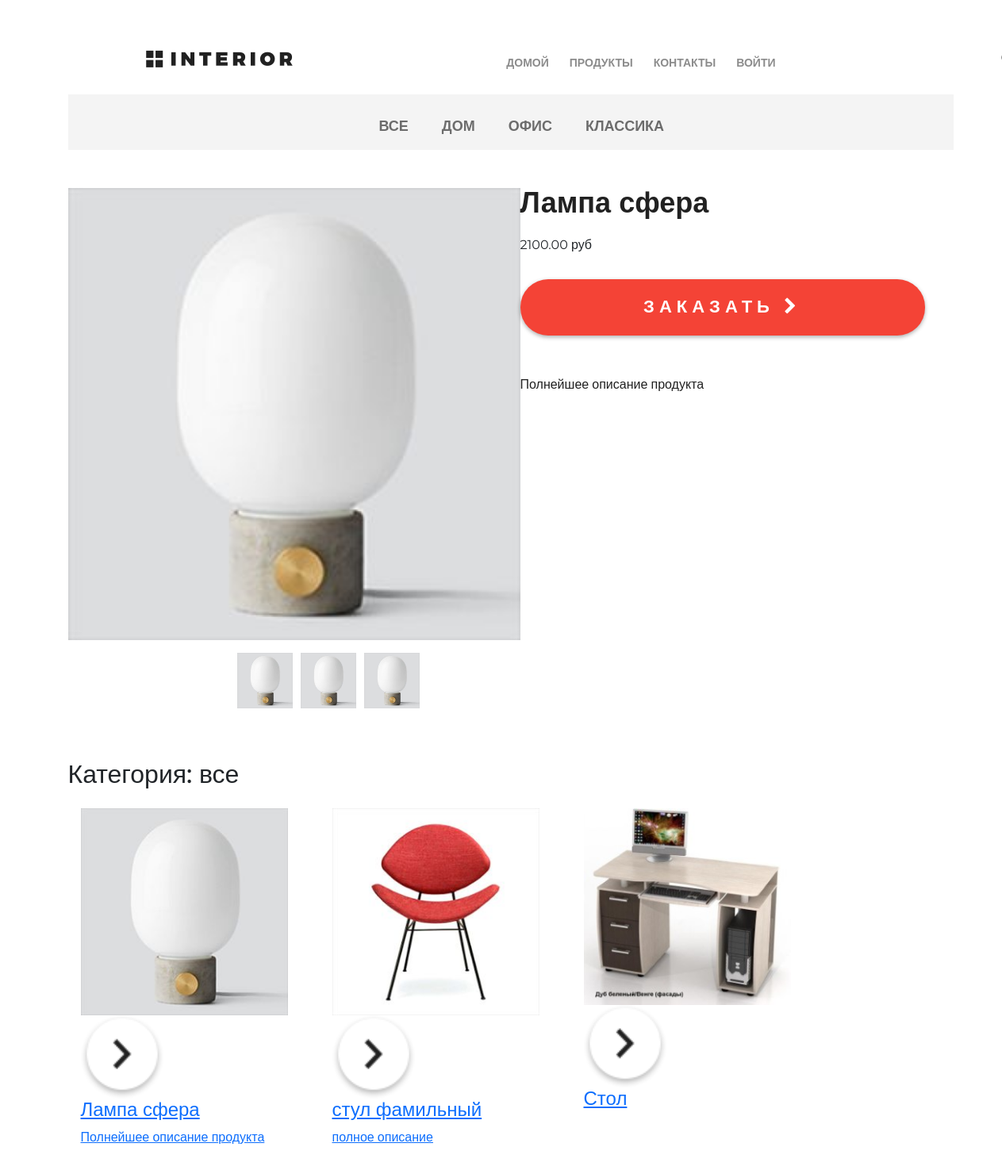
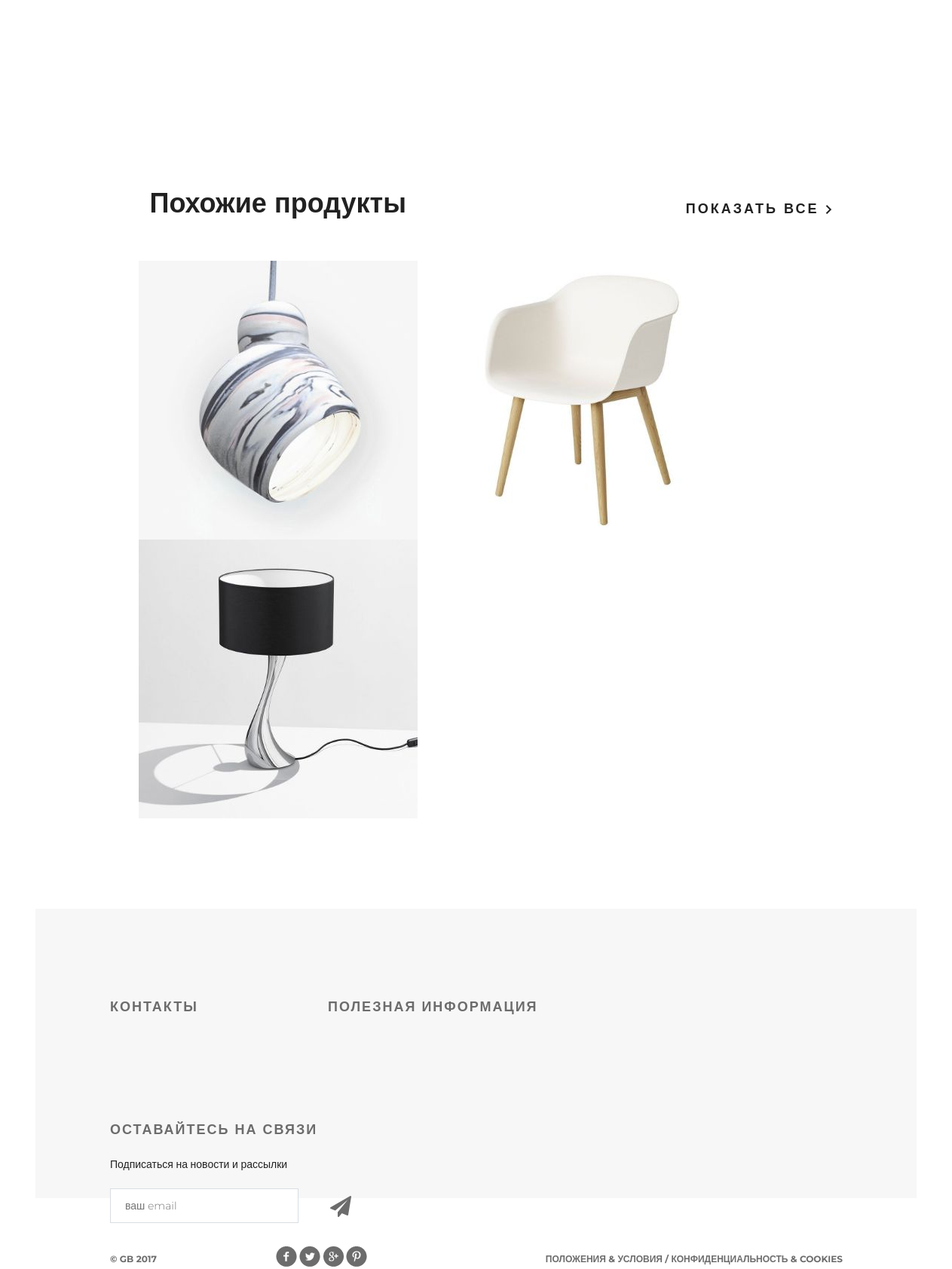
Screenshot of /products/category/0/ with the database file from the repository (2 pictures, top to bottom).
### mainapp/models.py (models this page shows, shortened)
class ProductCategory(models.Model):
    name = models.CharField(max_length=64, unique=True, verbose_name='имя')
    description = models.TextField(
        verbose_name='описание',
        blank=True
    )
    created = models.DateTimeField(
        auto_now_add=True
    )
    updated = models.DateTimeField(
        auto_now=True
    )

class Product(models.Model):
    category = models.ForeignKey(
        ProductCategory,
        on_delete=models.CASCADE,
        verbose_name='категория'
    )
    name = models.CharField(
        verbose_name='имя продукта',
        max_length=128
    )
    image = models.ImageField(
        upload_to='products_img',
        blank=True
    )
    short_desc = models.CharField(
        max_length=256,
        verbose_name='краткое описание',
        blank=True
    )
    description = models.TextField(
        verbose_name='описание продукта',
        blank=True,
        max_length=500
    )
    price = models.DecimalField(
        verbose_name='цена продукта',
        max_digits=8,
        decimal_places=2,
        default=0
    )
    quantity = models.PositiveIntegerField(
        verbose_name='количество на складе',
        default=0
    )

### mainapp/views.py (the view)
# urls.py: path('products/', include(urls, namespace='products')),
def products(request, pk=None):
    print(pk)
    title = 'продукты'
    category = ''
    products = ''
    categories = ProductCategory.objects.all()
    basket = get_basket(request.user)
    if pk is not None:
        if pk == 0:
            products = Product.objects.all().order_by('price')
            category = {'name': 'все'}
        else:
            category = get_object_or_404(ProductCategory, pk=pk)
            products = Product.objects.filter(category_id__pk=pk).order_by('price')
    hot_product = get_hot_product()
    same_products = get_same_products(hot_product)
    context = {
        'title': title,
        'categories': categories,
        'category': category,
        'products': products,
        'basket': basket,
        'hot_product': hot_product,
        'same_products': same_products,
    }
    return render(request, 'products_list.html', context=context)

### mainapp/views.py (called while the page is built)
def get_basket(user):
    if user.is_authenticated:
        return Basket.objects.filter(user=user)
    else:
        return []

def get_hot_product():
    products = Product.objects.all()
    return random.sample(list(products), 1)[0]

def get_same_products(hot_products):
    same_products = Product.objects.filter(category=hot_products.category).exclude(pk=hot_products.pk)[:3]
    return same_products

### mainapp/templates/products_list.html (shortened to what this page needs)
{% extends 'base.html' %}
{% load static %}
{% block main_slider %}
   <div class="container">
      <div class="hero-white">
         {% include 'includes/inc_main_menu.html' %}
      </div>
{% endblock %}
{% block content %}
      <div class="details">
         <div class="links clearfix">
                {% include 'inc_categories_menu.html' %}
         </div>
        <div class="row my-5">
            <div class="col-6">
                <div class="slider-product">
                  <img src="/media/{{ hot_product.image }}" class="w-100">
                </div>
                <div class="slider-control ml-2 my-3">
                  <div class="block">
                    <a href="#"><img src="/media/{{ hot_product.image }}" alt=""></a>
                  </div>
                  <div class="block">
                    <a href="#"><img src="/media/{{ hot_product.image }}" alt=""></a>
                  </div>
                  <div class="block">
                    <a href="#"><img src="/media/{{ hot_product.image }}" alt=""></a>
                  </div>
                </div>
              </div>
              <div class="col-6">
                <h3 class="big-bold">{{ hot_product.name }}</h3>
                <p class="price">{{ hot_product.price }} <span>руб</span></p>
                <a href="{% url 'basket:add' hot_product.pk %}" class="red-button">
                  заказать <i class="fa fa-chevron-right" aria-hidden="true"></i>
                </a>
                <div class="description-text">
                  {{ hot_product.description }}
                </div>
            </div>
    </div>
            <h2>
                Категория: {{ category.name }}
            </h2>
            <div class="category-products row">
              {% for product in products %}
                <div class="block w-25 my-3 mx-3">
                  <a href="">
                    <img src="/media/{{ product.image }}" alt="{{ product.short_desc }}">
                    <div class="text">
                      <img src="{% static 'img/icon-hover.png' %}" alt="hover">
                      <h4>{{ product.name }}</h4>
                      <p>{{ product.description }} </p>
                    </div>
                  </a>
                </div>
              {% endfor %}
            </div>
         <div class="related">
            <div class="title clearfix">
               <h2>Похожие продукты</h2>
               <a class="explore" href="#">показать все <img src="/static/img/arrow.png" alt=""></a>
            </div>
            <div class="related-products clearfix">
               <div class="block">
                  <a href="#"><img src="/static/img/product-11.jpg" alt="">
                  </a>
               </div>
               <div class="block">
                  <a href="#"><img src="/static/img/product-21.jpg" alt="">
                  </a>
               </div>
               <div class="block">
                  <a href="#"><img src="/static/img/product-31.jpg" alt="">
                  </a>
               </div>
            </div>
         </div>
      </div>
      </div>
{% endblock %}

### geekshop/templates/base.html (shortened to what this page needs)
{% load static %}
<!DOCTYPE html>
<html>
<head>
    <link href="https://cdn.jsdelivr.net/npm/bootstrap@5.0.0/dist/css/bootstrap.min.css" rel="stylesheet">
    <link rel="stylesheet" type="text/css" href="{% static 'style.css' %}">
    <link rel="stylesheet" href="{% static 'fonts/font-awesome/css/font-awesome.css' %}">
</head>
<body>
	<div class="container">
        {% block main_slider %}
        {% endblock %}
        {% block content %}
        {% endblock %}
		<div class="clr"></div>
	</div>
    {% include 'inc_footer.html' %}
</body>
</html>

### geekshop/templates/includes/inc_main_menu.html (shortened to what this page needs)
<div class="header clearfix">
    <a href="{% url 'index' %}" class="logo"></a>
    <ul class="menu">
        <li><a href="{% url 'index' %}" class="">домой</a></li>
        <li><a href="{% url 'products:category' 0 %}" class="">продукты</a></li>
        <li><a href="{% url 'contacts' %}" class="">контакты</a></li>
            <li>
                {% if user.is_authenticated %}
                  <a href="{% url 'auth:logout' %}">выйти</a>
                {% else %}
                  <a href="{% url 'auth:login' %}">войти</a>
                {% endif %}
            </li>
    </ul>
</div>

### mainapp/templates/inc_categories_menu.html (shortened to what this page needs)
<ul class="links-menu">
    <li>
            <a href="{% url 'products:category' 0 %}"
               class="">
            все
            </a>
    </li>
    {% for link in categories %}
        <li>
            <a href="{% url 'products:category' link.pk %}"
               class="">
                {{ link.name }}
            </a>
        </li>
    {% endfor %}
</ul>

### geekshop/templates/inc_footer.html
<div class="footer">
        <div class="clearfix">
            <div class="text-footer">
                <h3>контакты</h3>
            </div>
            <div class="text-footer">
                <h3>полезная информация</h3>
            </div>
            <div class="text-footer clearfix">
                <h3>Оставайтесь на связи</h3>
                <p>Подписаться на новости и рассылки</p>
                <form>
                    <input type="email" name="email" placeholder="ваш email">
                    <a href="#"><i class="fa fa-paper-plane fa-2x" aria-hidden="true"></i></a>
                </form>
            </div>
        </div>
        <p class="small">&copy; GB 2017</p>
        <div class="social">
            <a href="#" class="social1"></a>
            <a href="#" class="social2"></a>
            <a href="#" class="social3"></a>
            <a href="#" class="social4"></a>
        </div>
        <p class="small">Положения &amp; Условия  /  Конфиденциальность &amp; Cookies</p>
    </div>

### rows the page displays
ProductCategory: name "ДОМ"
ProductCategory: name "ОФИС"
ProductCategory: name "КЛАССИКА"
Product: image (picture), name "Лампа сфера", price "2100.00", description "Полнейшее описание продукта"
Product: image (picture), name "стул фамильный", description "полное описание"
Product: image (picture), name "Стол"

### other values shown
{{ category.name }} "все"
